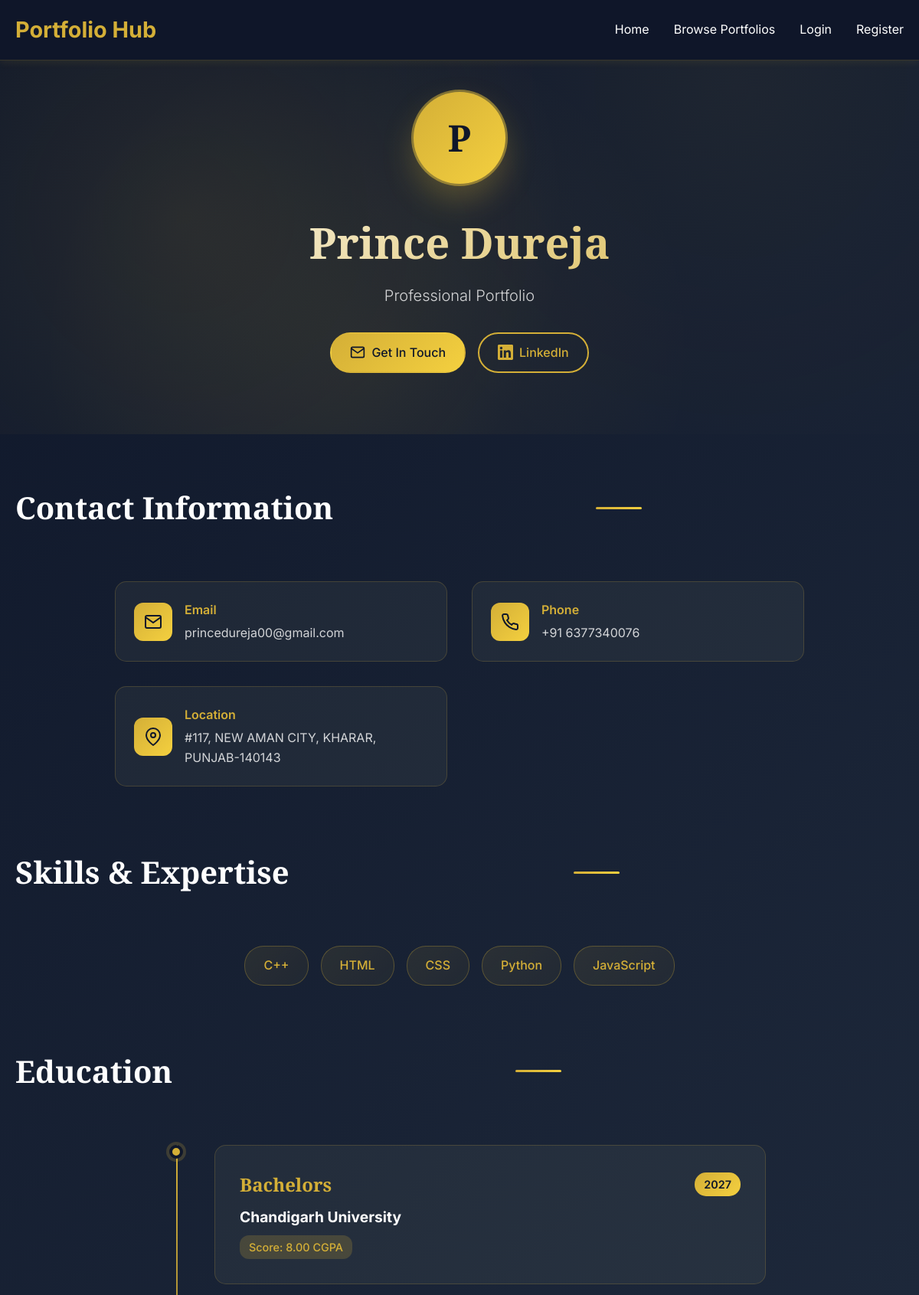
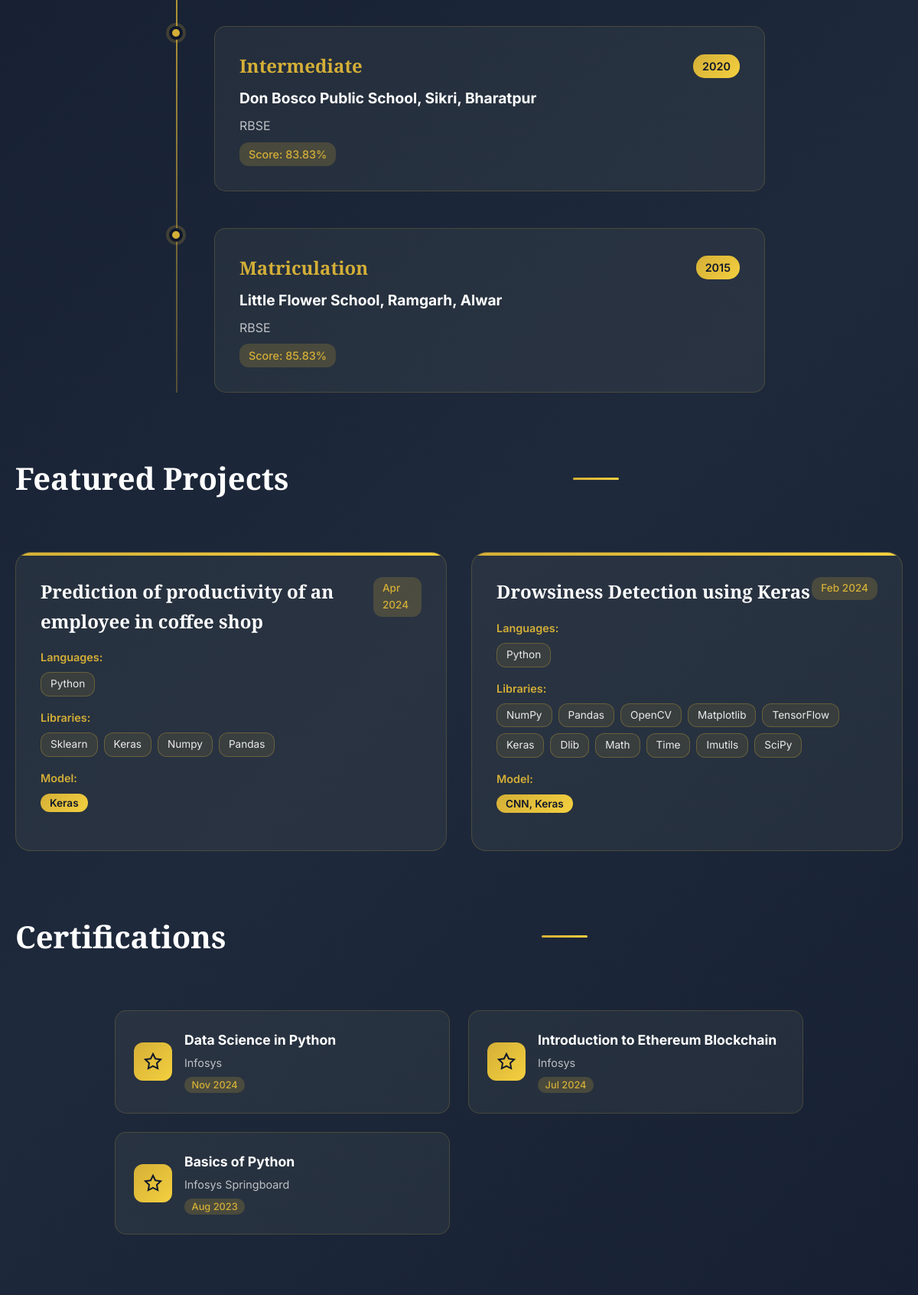
Page /portfolio.php?uid=1 (upper part) on the committed database (2 pictures, top to bottom).
### tables this page shows
CREATE TABLE users (
    id INT AUTO_INCREMENT PRIMARY KEY,
    name VARCHAR(100) NOT NULL,
    email VARCHAR(100) UNIQUE NOT NULL,
    password VARCHAR(255) NOT NULL,
    phone VARCHAR(20),
    address TEXT,
    linkedin VARCHAR(255),
    created_at TIMESTAMP DEFAULT CURRENT_TIMESTAMP
);

CREATE TABLE skills (
    id INT AUTO_INCREMENT PRIMARY KEY,
    user_id INT NOT NULL,
    skill_name VARCHAR(100) NOT NULL,
    FOREIGN KEY (user_id) REFERENCES users(id) ON DELETE CASCADE
);

CREATE TABLE education (
    id INT AUTO_INCREMENT PRIMARY KEY,
    user_id INT NOT NULL,
    level ENUM('Matriculation', 'Intermediate', 'Bachelors', 'Masters', 'PhD') NOT NULL,
    institute VARCHAR(255) NOT NULL,
    board VARCHAR(255),
    year YEAR NOT NULL,
    score VARCHAR(10),
    FOREIGN KEY (user_id) REFERENCES users(id) ON DELETE CASCADE
);

CREATE TABLE projects (
    id INT AUTO_INCREMENT PRIMARY KEY,
    user_id INT NOT NULL,
    title VARCHAR(255) NOT NULL,
    language_used VARCHAR(255),
    libraries_used TEXT,
    model_used VARCHAR(255),
    description TEXT,
    project_date DATE,
    FOREIGN KEY (user_id) REFERENCES users(id) ON DELETE CASCADE
);

CREATE TABLE certifications (
    id INT AUTO_INCREMENT PRIMARY KEY,
    user_id INT NOT NULL,
    name VARCHAR(255) NOT NULL,
    issuing_organization VARCHAR(255),
    issue_date DATE,
    FOREIGN KEY (user_id) REFERENCES users(id) ON DELETE CASCADE
);

### config.php (called while the page is built, shortened)
<?php
function isLoggedIn() {
    return isset($_SESSION['user_id']);
}
?>

### portfolio.php (the view, shortened to what this page needs)
<?php
require_once 'config.php';
$user_id = isset($_GET['uid']) ? (int)$_GET['uid'] : 0;
$stmt = $pdo->prepare("SELECT * FROM users WHERE id = ?");
$stmt->execute([$user_id]);
$user = $stmt->fetch();
$stmt = $pdo->prepare("SELECT * FROM education WHERE user_id = ? ORDER BY year DESC");
$stmt->execute([$user_id]);
$education = $stmt->fetchAll();
$stmt = $pdo->prepare("SELECT * FROM projects WHERE user_id = ? ORDER BY project_date DESC");
$stmt->execute([$user_id]);
$projects = $stmt->fetchAll();
$stmt = $pdo->prepare("SELECT * FROM skills WHERE user_id = ?");
$stmt->execute([$user_id]);
$skills = $stmt->fetchAll();
$stmt = $pdo->prepare("SELECT * FROM certifications WHERE user_id = ? ORDER BY issue_date DESC");
$stmt->execute([$user_id]);
$certifications = $stmt->fetchAll();
?>
<!DOCTYPE html>
<html lang="en">
<head>
    <link rel="stylesheet" href="styles.css">
    <link rel="stylesheet" href="portfolio-styles.css">
</head>
<body class="portfolio-body">
    <header class="portfolio-header">
        <nav class="container">
            <a href="index.php" class="logo">Portfolio Hub</a>
            <ul class="nav-links">
                <li><a href="index.php">Home</a></li>
                <li><a href="all_portfolios.php">Browse Portfolios</a></li>
                <?php if (isLoggedIn()): ?>
                    <li><a href="dashboard.php">Dashboard</a></li>
                    <li><a href="logout.php">Logout</a></li>
                <?php else: ?>
                    <li><a href="login.php">Login</a></li>
                    <li><a href="register.php">Register</a></li>
                <?php endif; ?>
            </ul>
        </nav>
    </header>
    <section class="portfolio-hero">
        <div class="hero-background"></div>
        <div class="container">
            <div class="hero-content">
                <div class="hero-avatar">
                    <div class="avatar-circle">
                        <span class="avatar-initial"><?php echo strtoupper(substr($user['name'], 0, 1)); ?></span>
                    </div>
                </div>
                <h1 class="hero-name"><?php echo htmlspecialchars($user['name']); ?></h1>
                <p class="hero-title">Professional Portfolio</p>
                <div class="hero-contact">
                    <a href="mailto:<?php echo htmlspecialchars($user['email']); ?>" class="contact-btn">
                        <svg width="20" height="20" viewBox="0 0 24 24" fill="none" stroke="currentColor" stroke-width="2">
                            <path d="M4 4h16c1.1 0 2 .9 2 2v12c0 1.1-.9 2-2 2H4c-1.1 0-2-.9-2-2V6c0-1.1.9-2 2-2z"></path>
                            <polyline points="22,6 12,13 2,6"></polyline>
                        </svg>
                        Get In Touch
                    </a>
                    <?php if ($user['linkedin']): ?>
                    <a href="<?php echo htmlspecialchars($user['linkedin']); ?>" target="_blank" class="linkedin-btn">
                        LinkedIn
                    </a>
                    <?php endif; ?>
                </div>
            </div>
        </div>
    </section>
    <main class="portfolio-main">
        <div class="container">
            <section class="portfolio-section">
                <div class="section-header">
                    <h2 class="section-title">Contact Information</h2>
                    <div class="section-line"></div>
                </div>
                <div class="contact-grid">
                    <div class="contact-item">
                        <div class="contact-icon">
                            <svg width="24" height="24" viewBox="0 0 24 24" fill="none" stroke="currentColor" stroke-width="2">
                                <path d="M4 4h16c1.1 0 2 .9 2 2v12c0 1.1-.9 2-2 2H4c-1.1 0-2-.9-2-2V6c0-1.1.9-2 2-2z"></path>
                                <polyline points="22,6 12,13 2,6"></polyline>
                            </svg>
                        </div>
                        <div class="contact-details">
                            <h4>Email</h4>
                            <p><?php echo htmlspecialchars($user['email']); ?></p>
                        </div>
                    </div>
                    <?php if (!empty($user['phone'])): ?>
                    <div class="contact-item">
                        <div class="contact-icon">
                        </div>
                        <div class="contact-details">
                            <h4>Phone</h4>
                            <p><?php echo htmlspecialchars($user['phone']); ?></p>
                        </div>
                    </div>
                    <?php endif; ?>
                    <?php if (!empty($user['address'])): ?>
                    <div class="contact-item">
                        <div class="contact-icon">
                            <svg width="24" height="24" viewBox="0 0 24 24" fill="none" stroke="currentColor" stroke-width="2">
                                <path d="M21 10c0 7-9 13-9 13s-9-6-9-13a9 9 0 0 1 18 0z"></path>
                                <circle cx="12" cy="10" r="3"></circle>
                            </svg>
                        </div>
                        <div class="contact-details">
                            <h4>Location</h4>
                            <p><?php echo htmlspecialchars($user['address']); ?></p>
                        </div>
                    </div>
                    <?php endif; ?>
                </div>
            </section>
            <?php if (!empty($skills)): ?>
            <section class="portfolio-section">
                <div class="section-header">
                    <h2 class="section-title">Skills & Expertise</h2>
                    <div class="section-line"></div>
                </div>
                <div class="skills-container">
                    <?php foreach ($skills as $skill): ?>
                    <div class="skill-badge">
                        <?php echo htmlspecialchars($skill['skill_name']); ?>
                    </div>
                    <?php endforeach; ?>
                </div>
            </section>
            <?php endif; ?>
            <?php if (!empty($education)): ?>
            <section class="portfolio-section">
                <div class="section-header">
                    <h2 class="section-title">Education</h2>
                    <div class="section-line"></div>
                </div>
                <div class="timeline">
                    <?php foreach ($education as $edu): ?>
                    <div class="timeline-item">
                        <div class="timeline-marker"></div>
                        <div class="timeline-content">
                            <div class="timeline-header">
                                <h3><?php echo htmlspecialchars($edu['level']); ?></h3>
                                <span class="timeline-year"><?php echo htmlspecialchars($edu['year']); ?></span>
                            </div>
                            <h4><?php echo htmlspecialchars($edu['institute']); ?></h4>
                            <?php if (!empty($edu['board'])): ?>
                            <p class="timeline-subtitle"><?php echo htmlspecialchars($edu['board']); ?></p>
                            <?php endif; ?>
                            <?php if (!empty($edu['score'])): ?>
                            <div class="timeline-score">Score: <?php echo htmlspecialchars($edu['score']); ?></div>
                            <?php endif; ?>
                        </div>
                    </div>
                    <?php endforeach; ?>
                </div>
            </section>
            <?php endif; ?>
            <?php if (!empty($projects)): ?>
            <section class="portfolio-section">
                <div class="section-header">
                    <h2 class="section-title">Featured Projects</h2>
                    <div class="section-line"></div>
                </div>
                <div class="projects-grid">
                    <?php foreach ($projects as $project): ?>
                    <div class="project-card">
                        <div class="project-header">
                            <h3><?php echo htmlspecialchars($project['title']); ?></h3>
                            <?php if (!empty($project['project_date'])): ?>
                            <span class="project-date"><?php echo date('M Y', strtotime($project['project_date'])); ?></span>
                            <?php endif; ?>
                        </div>
                        <div class="project-tech">
                            <?php if (!empty($project['language_used'])): ?>
                            <div class="tech-group">
                                <span class="tech-label">Languages:</span>
                                <div class="tech-tags">
                                    <?php
                                    $languages_used = explode(',', $project['language_used']);
                                    foreach ($languages_used as $lang):
                                        $lang = trim($lang);
                                        if (!empty($lang)):
                                    ?>
                                    <span class="tech-tag"><?php echo htmlspecialchars($lang); ?></span>
                                    <?php
                                        endif;
                                    endforeach;
                                    ?>
                                </div>
                            </div>
                            <?php endif; ?>
                            <?php if (!empty($project['libraries_used'])): ?>
                            <div class="tech-group">
                                <span class="tech-label">Libraries:</span>
                                <div class="tech-tags">
                                    <?php
                                    $libraries_used = explode(',', $project['libraries_used']);
                                    foreach ($libraries_used as $lib):
                                        $lib = trim($lib);
                                        if (!empty($lib)):
                                    ?>
                                    <span class="tech-tag"><?php echo htmlspecialchars($lib); ?></span>
                                    <?php
                                        endif;
                                    endforeach;
                                    ?>
                                </div>
                            </div>
                            <?php endif; ?>
                            <?php if (!empty($project['model_used'])): ?>
                            <div class="tech-group">
                                <span class="tech-label">Model:</span>
                                <span class="model-badge"><?php echo htmlspecialchars($project['model_used']); ?></span>
                            </div>
                            <?php endif; ?>
                        </div>
                    </div>
                    <?php endforeach; ?>
                </div>
            </section>
            <?php endif; ?>
            <?php if (!empty($certifications)): ?>
            <section class="portfolio-section">
                <div class="section-header">
                    <h2 class="section-title">Certifications</h2>
                    <div class="section-line"></div>
                </div>
                <div class="certifications-grid">
                    <?php foreach ($certifications as $cert): ?>
                    <div class="certification-card">
                        <div class="cert-icon">
                            <svg width="24" height="24" viewBox="0 0 24 24" fill="none" stroke="currentColor" stroke-width="2">
                                <path d="M12 2l3.09 6.26L22 9.27l-5 4.87 1.18 6.88L12 17.77l-6.18 3.25L7 14.14 2 9.27l6.91-1.01L12 2z"></path>
                            </svg>
                        </div>
                        <div class="cert-content">
                            <h4><?php echo htmlspecialchars($cert['name']); ?></h4>
                            <?php if (!empty($cert['issuing_organization'])): ?>
                            <p class="cert-org"><?php echo htmlspecialchars($cert['issuing_organization']); ?></p>
                            <?php endif; ?>
                            <?php if (!empty($cert['issue_date'])): ?>
                            <span class="cert-date"><?php echo date('M Y', strtotime($cert['issue_date'])); ?></span>
                            <?php endif; ?>
                        </div>
                    </div>
                    <?php endforeach; ?>
                </div>
            </section>
            <?php endif; ?>
        </div>
    </main>
</body>
</html>

### styles.css (style rules this page uses)
* { margin: 0; padding: 0; box-sizing: border-box; }
body { font-family: "Segoe UI", Tahoma, Geneva, Verdana, sans-serif; background-color: #0f172a; color: #ffffff; line-height: 1.6; }
.container { max-width: 1200px; margin: 0 auto; padding: 0 20px; }
header { background: linear-gradient(135deg, #0f172a 0%, #1e293b 100%); padding: 1rem 0; box-shadow: 0 2px 10px rgba(212, 175, 55, 0.1); }
nav { display: flex; justify-content: space-between; align-items: center; }
.logo { font-size: 1.8rem; font-weight: bold; color: #d4af37; text-decoration: none; }
.nav-links { display: flex; list-style: none; gap: 2rem; }
.nav-links a { color: #ffffff; text-decoration: none; transition: color 0.3s ease; }
main { min-height: calc(100vh - 80px); padding: 2rem 0; }
.section-header { display: flex; justify-content: space-between; align-items: center; margin-bottom: 1rem; }

### rows in the picture
users: name "P", name "Prince Dureja", email "princedureja00@gmail.com", phone "+91 6377340076", address "#117, NEW AMAN CITY, KHARAR, PUNJAB-140143"
skills: skill_name "C++"
skills: skill_name "HTML"
skills: skill_name "CSS"
skills: skill_name "Python"
skills: skill_name "JavaScript"
education: level "Bachelors", year "2027", institute "Chandigarh University", score "8.00 CGPA"
education: level "Intermediate", year "2020", institute "Don Bosco Public School, Sikri, Bharatpur", board "RBSE", score "83.83%"
education: level "Matriculation", year "2015", institute "Little Flower School, Ramgarh, Alwar", board "RBSE", score "85.83%"
projects: title "Prediction of productivity of an employee in coffee shop", project_date "Apr 2024", language_used "Python", libraries_used "Sklearn", libraries_used "Keras", libraries_used "Numpy", libraries_used "Pandas", model_used "Keras"
projects: title "Drowsiness Detection using Keras", project_date "Feb 2024", language_used "Python", libraries_used "NumPy", libraries_used "Pandas", libraries_used "OpenCV", libraries_used "Matplotlib", libraries_used "TensorFlow", libraries_used "Keras", libraries_used "Dlib", libraries_used "Math", libraries_used "Time", libraries_used "Imutils", libraries_used "SciPy", model_used "CNN, Keras"
certifications: name "Data Science in Python", issuing_organization "Infosys", issue_date "Nov 2024"
certifications: name "Introduction to Ethereum Blockchain", issuing_organization "Infosys", issue_date "Jul 2024"
certifications: name "Basics of Python", issuing_organization "Infosys Springboard", issue_date "Aug 2023"
